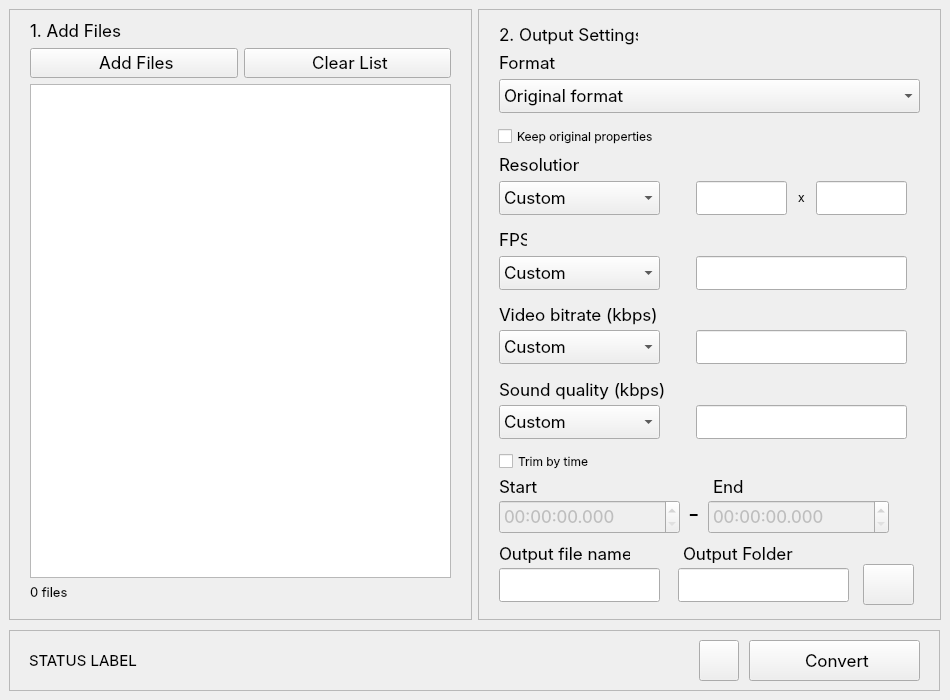
<?xml version="1.0" encoding="UTF-8"?>
<ui version="4.0">
 <class>MainWindow</class>
 <widget class="QMainWindow" name="MainWindow">
  <property name="geometry">
   <rect>
    <x>0</x>
    <y>0</y>
    <width>950</width>
    <height>700</height>
   </rect>
  </property>
  <property name="minimumSize">
   <size>
    <width>950</width>
    <height>700</height>
   </size>
  </property>
  <property name="maximumSize">
   <size>
    <width>950</width>
    <height>700</height>
   </size>
  </property>
  <property name="windowTitle">
   <string>FFmpeg Studio v1.3</string>
  </property>
  <property name="windowIcon">
   <iconset resource="resources.qrc">
    <normaloff>:/Media/icon.png</normaloff>:/Media/icon.png</iconset>
  </property>
  <property name="styleSheet">
   <string notr="true">font-family: Inter;</string>
  </property>
  <widget class="QWidget" name="centralwidget">
   <widget class="QFrame" name="Frame1">
    <property name="geometry">
     <rect>
      <x>9</x>
      <y>9</y>
      <width>463</width>
      <height>611</height>
     </rect>
    </property>
    <property name="autoFillBackground">
     <bool>false</bool>
    </property>
    <property name="styleSheet">
     <string notr="true"/>
    </property>
    <property name="frameShape">
     <enum>QFrame::Shape::StyledPanel</enum>
    </property>
    <property name="frameShadow">
     <enum>QFrame::Shadow::Raised</enum>
    </property>
    <widget class="QWidget" name="layoutWidget">
     <property name="geometry">
      <rect>
       <x>21</x>
       <y>11</y>
       <width>421</width>
       <height>581</height>
      </rect>
     </property>
     <layout class="QGridLayout" name="gridLayout">
      <item row="3" column="0">
       <widget class="QLabel" name="FileCount">
        <property name="font">
         <font>
          <family>Inter</family>
          <pointsize>10</pointsize>
         </font>
        </property>
        <property name="text">
         <string>0 files</string>
        </property>
       </widget>
      </item>
      <item row="0" column="0">
       <widget class="QLabel" name="txtStep1">
        <property name="font">
         <font>
          <family>Inter</family>
          <pointsize>13</pointsize>
         </font>
        </property>
        <property name="text">
         <string>1. Add Files</string>
        </property>
       </widget>
      </item>
      <item row="1" column="1">
       <widget class="QPushButton" name="btnClearList">
        <property name="font">
         <font>
          <family>Inter</family>
          <pointsize>13</pointsize>
         </font>
        </property>
        <property name="styleSheet">
         <string notr="true"/>
        </property>
        <property name="text">
         <string> Clear List</string>
        </property>
        <property name="icon">
         <iconset theme="QIcon::ThemeIcon::EditDelete"/>
        </property>
        <property name="iconSize">
         <size>
          <width>15</width>
          <height>15</height>
         </size>
        </property>
       </widget>
      </item>
      <item row="1" column="0">
       <widget class="QPushButton" name="btnAddFiles">
        <property name="font">
         <font>
          <family>Inter</family>
          <pointsize>13</pointsize>
         </font>
        </property>
        <property name="styleSheet">
         <string notr="true"/>
        </property>
        <property name="text">
         <string> Add Files</string>
        </property>
        <property name="icon">
         <iconset theme="QIcon::ThemeIcon::DocumentPageSetup"/>
        </property>
        <property name="iconSize">
         <size>
          <width>15</width>
          <height>15</height>
         </size>
        </property>
       </widget>
      </item>
      <item row="2" column="0" colspan="2">
       <widget class="QListWidget" name="listFiles">
        <property name="enabled">
         <bool>true</bool>
        </property>
        <property name="font">
         <font>
          <family>Inter</family>
          <pointsize>10</pointsize>
         </font>
        </property>
       </widget>
      </item>
     </layout>
    </widget>
   </widget>
   <widget class="QFrame" name="Frame2">
    <property name="geometry">
     <rect>
      <x>478</x>
      <y>9</y>
      <width>463</width>
      <height>611</height>
     </rect>
    </property>
    <property name="autoFillBackground">
     <bool>false</bool>
    </property>
    <property name="styleSheet">
     <string notr="true"/>
    </property>
    <property name="frameShape">
     <enum>QFrame::Shape::StyledPanel</enum>
    </property>
    <property name="frameShadow">
     <enum>QFrame::Shadow::Raised</enum>
    </property>
    <property name="lineWidth">
     <number>1</number>
    </property>
    <property name="midLineWidth">
     <number>0</number>
    </property>
    <widget class="QLabel" name="txtStep2">
     <property name="geometry">
      <rect>
       <x>21</x>
       <y>15</y>
       <width>139</width>
       <height>21</height>
      </rect>
     </property>
     <property name="font">
      <font>
       <family>Inter</family>
       <pointsize>13</pointsize>
      </font>
     </property>
     <property name="text">
      <string>2. Output Settings</string>
     </property>
    </widget>
    <widget class="QLabel" name="txtFormat">
     <property name="geometry">
      <rect>
       <x>21</x>
       <y>43</y>
       <width>151</width>
       <height>21</height>
      </rect>
     </property>
     <property name="font">
      <font>
       <family>Inter</family>
       <pointsize>13</pointsize>
      </font>
     </property>
     <property name="text">
      <string>Format</string>
     </property>
    </widget>
    <widget class="QLabel" name="txtResolution">
     <property name="geometry">
      <rect>
       <x>21</x>
       <y>145</y>
       <width>80</width>
       <height>21</height>
      </rect>
     </property>
     <property name="font">
      <font>
       <family>Inter</family>
       <pointsize>13</pointsize>
      </font>
     </property>
     <property name="text">
      <string>Resolution</string>
     </property>
    </widget>
    <widget class="QLabel" name="txtFPS">
     <property name="geometry">
      <rect>
       <x>21</x>
       <y>220</y>
       <width>28</width>
       <height>21</height>
      </rect>
     </property>
     <property name="font">
      <font>
       <family>Inter</family>
       <pointsize>13</pointsize>
      </font>
     </property>
     <property name="text">
      <string>FPS</string>
     </property>
    </widget>
    <widget class="QLabel" name="txtBitrate">
     <property name="geometry">
      <rect>
       <x>21</x>
       <y>295</y>
       <width>231</width>
       <height>21</height>
      </rect>
     </property>
     <property name="font">
      <font>
       <family>Inter</family>
       <pointsize>13</pointsize>
      </font>
     </property>
     <property name="text">
      <string>Video bitrate (kbps)</string>
     </property>
    </widget>
    <widget class="QCheckBox" name="KeepOriginal">
     <property name="geometry">
      <rect>
       <x>20</x>
       <y>115</y>
       <width>160</width>
       <height>24</height>
      </rect>
     </property>
     <property name="toolTip">
      <string>Keep empty the setting you do not want to change.</string>
     </property>
     <property name="text">
      <string>Keep original properties</string>
     </property>
    </widget>
    <widget class="QLabel" name="txtOutputPath">
     <property name="geometry">
      <rect>
       <x>205</x>
       <y>535</y>
       <width>111</width>
       <height>19</height>
      </rect>
     </property>
     <property name="font">
      <font>
       <family>Inter</family>
       <pointsize>13</pointsize>
      </font>
     </property>
     <property name="text">
      <string>Output Folder</string>
     </property>
    </widget>
    <widget class="QComboBox" name="BoxFormats">
     <property name="geometry">
      <rect>
       <x>21</x>
       <y>70</y>
       <width>421</width>
       <height>34</height>
      </rect>
     </property>
     <property name="font">
      <font>
       <family>Inter</family>
       <pointsize>13</pointsize>
      </font>
     </property>
     <property name="styleSheet">
      <string notr="true"/>
     </property>
     <item>
      <property name="text">
       <string>Original format</string>
      </property>
     </item>
     <item>
      <property name="text">
       <string>mp4</string>
      </property>
     </item>
     <item>
      <property name="text">
       <string>mkv</string>
      </property>
     </item>
     <item>
      <property name="text">
       <string>mov</string>
      </property>
     </item>
    </widget>
    <widget class="QComboBox" name="BoxResolutions">
     <property name="geometry">
      <rect>
       <x>21</x>
       <y>172</y>
       <width>161</width>
       <height>34</height>
      </rect>
     </property>
     <property name="font">
      <font>
       <family>Inter</family>
       <pointsize>13</pointsize>
      </font>
     </property>
     <property name="styleSheet">
      <string notr="true"/>
     </property>
     <item>
      <property name="text">
       <string>Custom</string>
      </property>
     </item>
     <item>
      <property name="text">
       <string>4K</string>
      </property>
     </item>
     <item>
      <property name="text">
       <string>UHD</string>
      </property>
     </item>
     <item>
      <property name="text">
       <string>Quad HD</string>
      </property>
     </item>
     <item>
      <property name="text">
       <string>2K</string>
      </property>
     </item>
     <item>
      <property name="text">
       <string>Full HD</string>
      </property>
     </item>
     <item>
      <property name="text">
       <string>HD</string>
      </property>
     </item>
     <item>
      <property name="text">
       <string>SVGA</string>
      </property>
     </item>
     <item>
      <property name="text">
       <string>VGA</string>
      </property>
     </item>
    </widget>
    <widget class="QPushButton" name="btnBrowse">
     <property name="geometry">
      <rect>
       <x>385</x>
       <y>555</y>
       <width>51</width>
       <height>41</height>
      </rect>
     </property>
     <property name="font">
      <font>
       <family>Inter</family>
       <pointsize>13</pointsize>
      </font>
     </property>
     <property name="styleSheet">
      <string notr="true"/>
     </property>
     <property name="text">
      <string/>
     </property>
     <property name="icon">
      <iconset theme="QIcon::ThemeIcon::FolderOpen"/>
     </property>
     <property name="iconSize">
      <size>
       <width>20</width>
       <height>20</height>
      </size>
     </property>
    </widget>
    <widget class="QComboBox" name="BoxFPS">
     <property name="geometry">
      <rect>
       <x>21</x>
       <y>247</y>
       <width>161</width>
       <height>34</height>
      </rect>
     </property>
     <property name="font">
      <font>
       <family>Inter</family>
       <pointsize>13</pointsize>
      </font>
     </property>
     <property name="styleSheet">
      <string notr="true"/>
     </property>
     <item>
      <property name="text">
       <string>Custom</string>
      </property>
     </item>
     <item>
      <property name="text">
       <string>120</string>
      </property>
     </item>
     <item>
      <property name="text">
       <string>60</string>
      </property>
     </item>
     <item>
      <property name="text">
       <string>30</string>
      </property>
     </item>
    </widget>
    <widget class="QComboBox" name="BoxBitrate">
     <property name="geometry">
      <rect>
       <x>21</x>
       <y>321</y>
       <width>161</width>
       <height>34</height>
      </rect>
     </property>
     <property name="font">
      <font>
       <family>Inter</family>
       <pointsize>13</pointsize>
      </font>
     </property>
     <property name="styleSheet">
      <string notr="true"/>
     </property>
     <item>
      <property name="text">
       <string>Custom</string>
      </property>
     </item>
     <item>
      <property name="text">
       <string>10000 kbps</string>
      </property>
     </item>
     <item>
      <property name="text">
       <string>5000 kbps</string>
      </property>
     </item>
     <item>
      <property name="text">
       <string>2000 kbps</string>
      </property>
     </item>
     <item>
      <property name="text">
       <string>1000 kbps</string>
      </property>
     </item>
     <item>
      <property name="text">
       <string>500 kbps</string>
      </property>
     </item>
    </widget>
    <widget class="QLabel" name="txtX">
     <property name="geometry">
      <rect>
       <x>320</x>
       <y>180</y>
       <width>16</width>
       <height>16</height>
      </rect>
     </property>
     <property name="text">
      <string>x</string>
     </property>
    </widget>
    <widget class="QCheckBox" name="CropTheVideo">
     <property name="enabled">
      <bool>true</bool>
     </property>
     <property name="geometry">
      <rect>
       <x>21</x>
       <y>440</y>
       <width>113</width>
       <height>24</height>
      </rect>
     </property>
     <property name="styleSheet">
      <string notr="true"/>
     </property>
     <property name="text">
      <string>Trim by time</string>
     </property>
    </widget>
    <widget class="QLabel" name="txtStart">
     <property name="geometry">
      <rect>
       <x>21</x>
       <y>470</y>
       <width>41</width>
       <height>16</height>
      </rect>
     </property>
     <property name="font">
      <font>
       <family>Inter</family>
       <pointsize>13</pointsize>
      </font>
     </property>
     <property name="text">
      <string>Start</string>
     </property>
    </widget>
    <widget class="QLabel" name="txtEnd">
     <property name="geometry">
      <rect>
       <x>235</x>
       <y>470</y>
       <width>31</width>
       <height>16</height>
      </rect>
     </property>
     <property name="font">
      <font>
       <family>Inter</family>
       <pointsize>13</pointsize>
      </font>
     </property>
     <property name="text">
      <string>End</string>
     </property>
    </widget>
    <widget class="QTimeEdit" name="timeStart">
     <property name="enabled">
      <bool>false</bool>
     </property>
     <property name="geometry">
      <rect>
       <x>21</x>
       <y>491</y>
       <width>181</width>
       <height>34</height>
      </rect>
     </property>
     <property name="font">
      <font>
       <family>Inter</family>
       <pointsize>13</pointsize>
      </font>
     </property>
     <property name="toolTip">
      <string>Format - hh:mm:ss</string>
     </property>
     <property name="styleSheet">
      <string notr="true"/>
     </property>
     <property name="displayFormat">
      <string>HH:mm:ss.zzz</string>
     </property>
    </widget>
    <widget class="QTimeEdit" name="timeEnd">
     <property name="enabled">
      <bool>false</bool>
     </property>
     <property name="geometry">
      <rect>
       <x>230</x>
       <y>491</y>
       <width>181</width>
       <height>34</height>
      </rect>
     </property>
     <property name="font">
      <font>
       <family>Inter</family>
       <pointsize>13</pointsize>
      </font>
     </property>
     <property name="toolTip">
      <string>Format - hh:mm:ss</string>
     </property>
     <property name="styleSheet">
      <string notr="true"/>
     </property>
     <property name="displayFormat">
      <string>HH:mm:ss.zzz</string>
     </property>
    </widget>
    <widget class="QLabel" name="txtDash">
     <property name="geometry">
      <rect>
       <x>210</x>
       <y>490</y>
       <width>16</width>
       <height>30</height>
      </rect>
     </property>
     <property name="font">
      <font>
       <family>Inter</family>
       <pointsize>19</pointsize>
      </font>
     </property>
     <property name="text">
      <string>-</string>
     </property>
    </widget>
    <widget class="QLabel" name="txtNewName">
     <property name="geometry">
      <rect>
       <x>21</x>
       <y>535</y>
       <width>131</width>
       <height>19</height>
      </rect>
     </property>
     <property name="font">
      <font>
       <family>Inter</family>
       <pointsize>13</pointsize>
      </font>
     </property>
     <property name="text">
      <string>Output file name</string>
     </property>
    </widget>
    <widget class="QLineEdit" name="entryW">
     <property name="geometry">
      <rect>
       <x>218</x>
       <y>172</y>
       <width>91</width>
       <height>34</height>
      </rect>
     </property>
     <property name="font">
      <font>
       <family>Inter</family>
       <pointsize>14</pointsize>
      </font>
     </property>
     <property name="toolTip">
      <string>Width. Specify it in positive integer value.</string>
     </property>
    </widget>
    <widget class="QLineEdit" name="entryH">
     <property name="geometry">
      <rect>
       <x>338</x>
       <y>172</y>
       <width>91</width>
       <height>34</height>
      </rect>
     </property>
     <property name="font">
      <font>
       <family>Inter</family>
       <pointsize>14</pointsize>
      </font>
     </property>
     <property name="toolTip">
      <string>Height. Specify it in positive integer value.</string>
     </property>
    </widget>
    <widget class="QLineEdit" name="entryFPS">
     <property name="geometry">
      <rect>
       <x>218</x>
       <y>247</y>
       <width>211</width>
       <height>34</height>
      </rect>
     </property>
     <property name="font">
      <font>
       <family>Inter</family>
       <pointsize>14</pointsize>
      </font>
     </property>
     <property name="toolTip">
      <string>Specify it in positive value.</string>
     </property>
    </widget>
    <widget class="QLineEdit" name="entryBitrate">
     <property name="geometry">
      <rect>
       <x>218</x>
       <y>321</y>
       <width>211</width>
       <height>34</height>
      </rect>
     </property>
     <property name="font">
      <font>
       <family>Inter</family>
       <pointsize>14</pointsize>
      </font>
     </property>
     <property name="toolTip">
      <string>Video bitrate. Specified in kbit/s, positive integer value.</string>
     </property>
    </widget>
    <widget class="QLineEdit" name="entryName">
     <property name="geometry">
      <rect>
       <x>21</x>
       <y>559</y>
       <width>161</width>
       <height>34</height>
      </rect>
     </property>
     <property name="font">
      <font>
       <family>Inter</family>
       <pointsize>13</pointsize>
      </font>
     </property>
    </widget>
    <widget class="QLineEdit" name="entryPath">
     <property name="geometry">
      <rect>
       <x>200</x>
       <y>559</y>
       <width>171</width>
       <height>34</height>
      </rect>
     </property>
     <property name="font">
      <font>
       <family>Inter</family>
       <pointsize>13</pointsize>
      </font>
     </property>
    </widget>
    <widget class="QLineEdit" name="entrySound">
     <property name="geometry">
      <rect>
       <x>218</x>
       <y>396</y>
       <width>211</width>
       <height>34</height>
      </rect>
     </property>
     <property name="font">
      <font>
       <family>Inter</family>
       <pointsize>14</pointsize>
      </font>
     </property>
     <property name="toolTip">
      <string>Video bitrate. Specified in kbit/s, positive integer value.</string>
     </property>
    </widget>
    <widget class="QLabel" name="txtSound">
     <property name="geometry">
      <rect>
       <x>21</x>
       <y>370</y>
       <width>176</width>
       <height>21</height>
      </rect>
     </property>
     <property name="font">
      <font>
       <family>Inter</family>
       <pointsize>13</pointsize>
      </font>
     </property>
     <property name="text">
      <string>Sound quality (kbps)</string>
     </property>
    </widget>
    <widget class="QComboBox" name="BoxSound">
     <property name="geometry">
      <rect>
       <x>21</x>
       <y>396</y>
       <width>161</width>
       <height>34</height>
      </rect>
     </property>
     <property name="font">
      <font>
       <family>Inter</family>
       <pointsize>13</pointsize>
      </font>
     </property>
     <property name="styleSheet">
      <string notr="true"/>
     </property>
     <item>
      <property name="text">
       <string>Custom</string>
      </property>
     </item>
     <item>
      <property name="text">
       <string>320 kbps</string>
      </property>
     </item>
     <item>
      <property name="text">
       <string>256 kbps</string>
      </property>
     </item>
     <item>
      <property name="text">
       <string>128 kbps</string>
      </property>
     </item>
     <item>
      <property name="text">
       <string>64 kbps</string>
      </property>
     </item>
    </widget>
   </widget>
   <widget class="QFrame" name="Frame3">
    <property name="geometry">
     <rect>
      <x>9</x>
      <y>630</y>
      <width>931</width>
      <height>61</height>
     </rect>
    </property>
    <property name="styleSheet">
     <string notr="true"/>
    </property>
    <property name="frameShape">
     <enum>QFrame::Shape::StyledPanel</enum>
    </property>
    <property name="frameShadow">
     <enum>QFrame::Shadow::Raised</enum>
    </property>
    <widget class="QPushButton" name="btnConvert">
     <property name="geometry">
      <rect>
       <x>740</x>
       <y>10</y>
       <width>171</width>
       <height>41</height>
      </rect>
     </property>
     <property name="font">
      <font>
       <family>Inter</family>
       <pointsize>13</pointsize>
      </font>
     </property>
     <property name="toolTip">
      <string>Convert all selected files.</string>
     </property>
     <property name="statusTip">
      <string/>
     </property>
     <property name="styleSheet">
      <string notr="true"/>
     </property>
     <property name="text">
      <string> Convert</string>
     </property>
     <property name="icon">
      <iconset theme="QIcon::ThemeIcon::SyncSynchronizing"/>
     </property>
    </widget>
    <widget class="QPushButton" name="btnAbout">
     <property name="geometry">
      <rect>
       <x>690</x>
       <y>10</y>
       <width>40</width>
       <height>41</height>
      </rect>
     </property>
     <property name="font">
      <font>
       <family>Inter</family>
       <pointsize>13</pointsize>
      </font>
     </property>
     <property name="text">
      <string/>
     </property>
     <property name="icon">
      <iconset theme="QIcon::ThemeIcon::InsertImage"/>
     </property>
    </widget>
    <widget class="QLabel" name="txtStatus">
     <property name="geometry">
      <rect>
       <x>20</x>
       <y>15</y>
       <width>651</width>
       <height>31</height>
      </rect>
     </property>
     <property name="font">
      <font>
       <family>Inter</family>
       <pointsize>11</pointsize>
      </font>
     </property>
     <property name="text">
      <string>STATUS LABEL</string>
     </property>
    </widget>
   </widget>
   <widget class="QWidget" name="widget" native="true">
    <property name="geometry">
     <rect>
      <x>1070</x>
      <y>220</y>
      <width>421</width>
      <height>231</height>
     </rect>
    </property>
   </widget>
  </widget>
 </widget>
 <resources>
  <include location="resources.qrc"/>
 </resources>
 <connections/>
</ui>
